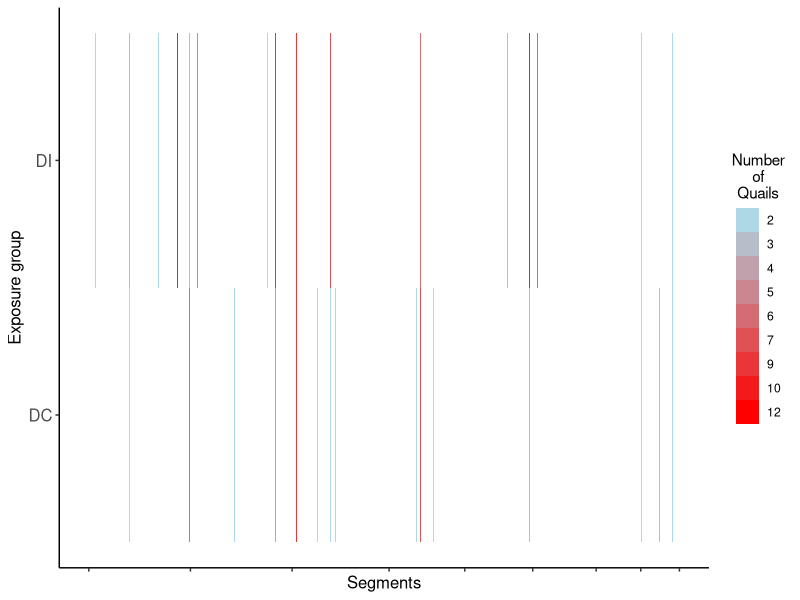
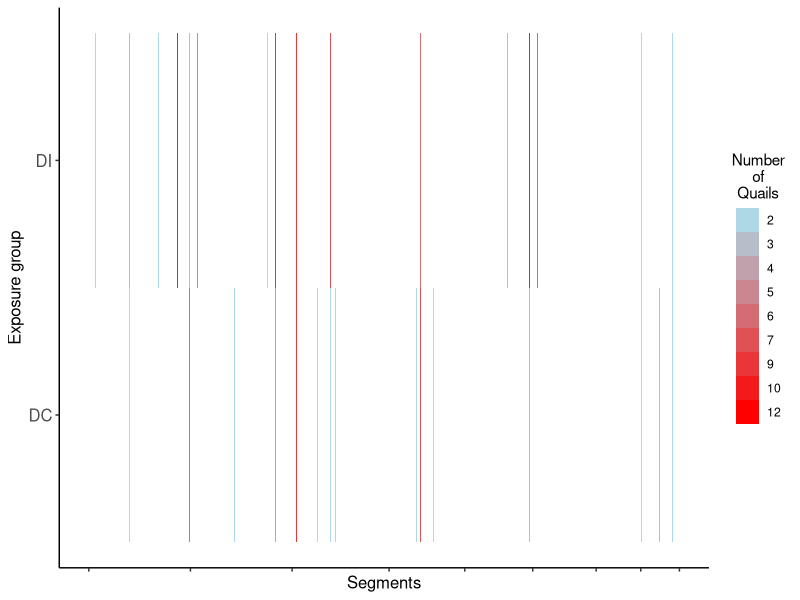

Generate these figures, in order, with R:
## ---- chunk 1
library(dplyr)
library(ggplot2)

Complete.Extended.AF.Cov.SNPdat.final <-
  read.table("Complete.Extended.AF.Cov.SNPdat.final.txt", 
                                                   head = T)

# Filter occurrences that are present > 1
# Convert Quails' values to character
Complete.Extended.AF.Cov.SNPdat.final$Quail <-
as.character(Complete.Extended.AF.Cov.SNPdat.final$Quail)

Complete.VariantShared.Ext <-
  Complete.Extended.AF.Cov.SNPdat.final %>%
  group_by(Expo,
           Group, 
           Quail,
           Segment,
           Position,
           Length) %>%
  filter(n()>1) %>%
  count() 
## ---- chunk 2

# Count occurrences in Length for df Complete.VariantShared.Ext. 
Quails.VariantShared.Ext <-
Complete.VariantShared.Ext %>%
  group_by(Expo, 
           Segment, 
           Position, 
           Length) %>%
  filter(n()>1) %>%
  count()

Quail.colors <- colorRampPalette(c("light blue", "red"))  (9)

Quails.VariantShared.Ext.plot <-
ggplot(Quails.VariantShared.Ext, aes(x=Length, y= Expo, fill=factor(n))) + 
  geom_tile(width=20) +
  #geom_text(aes(label=Position), angle = 45) + 
  #The above line allowed to number positions in the figure
  scale_fill_manual(values = Quail.colors) +
  theme(
    panel.grid.major = element_blank(), 
    panel.grid.minor = element_blank(),
    panel.background = element_blank(), 
    axis.line = element_line(colour = "black"),
    axis.text.y = element_text(size=12),
    axis.text.x = element_blank(),
    strip.text.y = element_text(size = 9), 
    axis.title = element_text(size = 12),
    legend.title.align=0.5
  ) +
  scale_x_continuous(breaks = c(1, 2341, 4682, 6915, 
                                8658, 10223, 11683, 
                                12710, 13600), 
                     limits = c(1, 13600)) + 
  # The above scale divides the segments.
  xlab("Segments") + ylab("Exposure group") +
  labs(fill = "Number\nof\nQuails")
print(Quails.VariantShared.Ext.plot)  
ggsave("Quails.VariantShared.Ext.plot.pdf", width=10, height=3, dpi=300)
